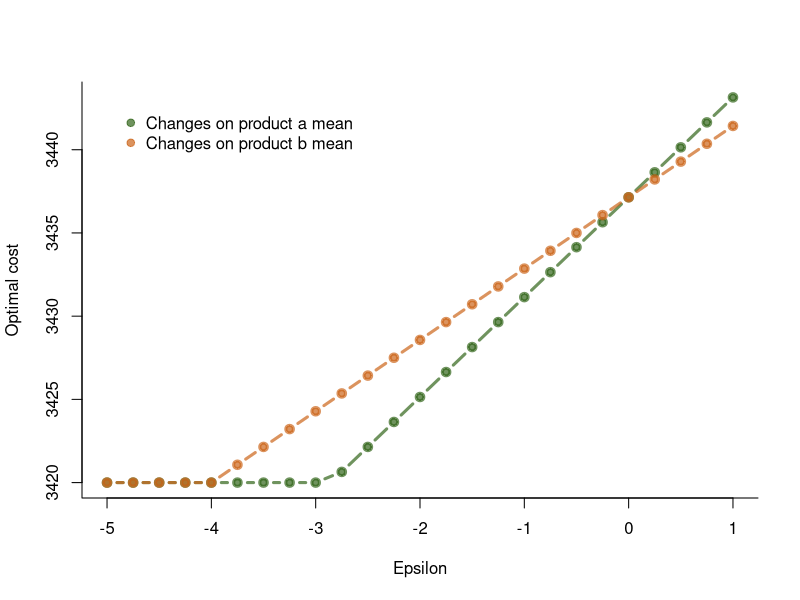
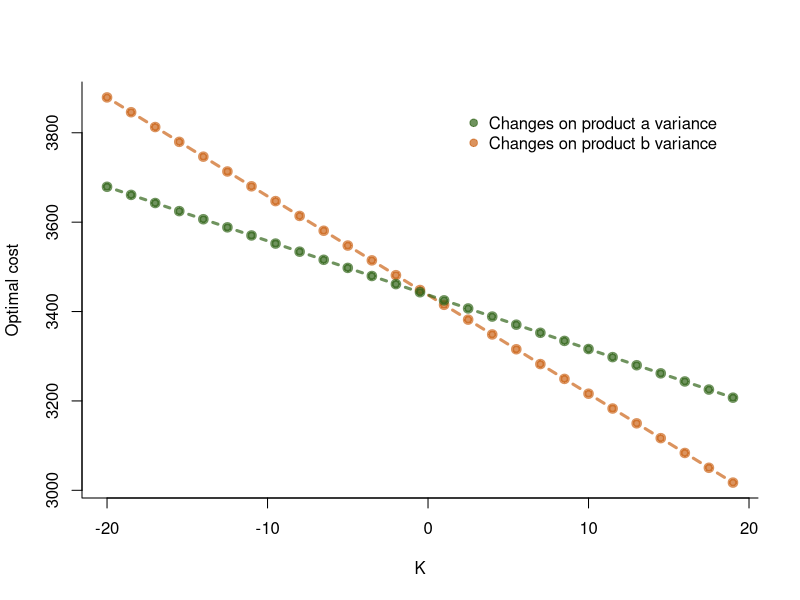
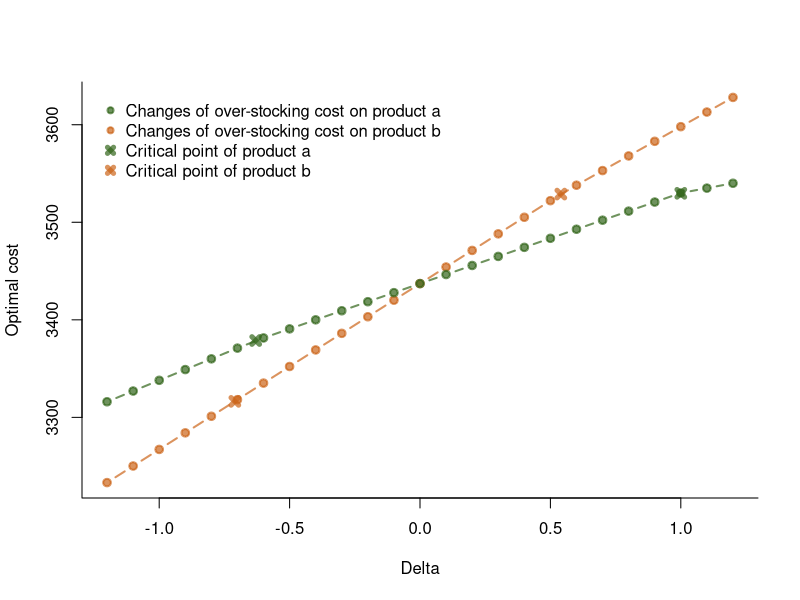

Recreate these plots in R, in order.
## ---- chunk 1
library(lpSolve)
knitr::opts_chunk$set(echo = FALSE)
## ---- chunk 2
c_1o<-5
c_2o<-7
c_1u<-6
c_2u<-6
time_a<-2200
time_b<-2500
time_c<-3500
demand_1<-c(200,220,180,190,190,210,240,250,200,190,210,240)
demand_2<-c(250,230,200,180,210,210,170,150,180,220,260,260)
objective.in<-c(rep(c_1o,12),rep(c_2o,12),rep(c_1u,12),rep(c_2u,12),0,0)
con_t1<-c(rep(0,48),4,6)
con_t2<-c(rep(0,48),7,5)
con_t3<-c(rep(0,48),8,8)
con_o1<-c(1,rep(0,47),-1,0)
con_o2<-c(0,1,rep(0,46),-1,0)
con_o3<-c(rep(0,2),1,rep(0,45),-1,0)
con_o4<-c(rep(0,3),1,rep(0,44),-1,0)
con_o5<-c(rep(0,4),1,rep(0,43),-1,0)
con_o6<-c(rep(0,5),1,rep(0,42),-1,0)
con_o7<-c(rep(0,6),1,rep(0,41),-1,0)
con_o8<-c(rep(0,7),1,rep(0,40),-1,0)
con_o9<-c(rep(0,8),1,rep(0,39),-1,0)
con_o10<-c(rep(0,9),1,rep(0,38),-1,0)
con_o11<-c(rep(0,10),1,rep(0,37),-1,0)
con_o12<-c(rep(0,11),1,rep(0,36),-1,0)
con_o13<-c(rep(0,12),1,rep(0,35),0,-1)
con_o14<-c(rep(0,13),1,rep(0,34),0,-1)
con_o15<-c(rep(0,14),1,rep(0,33),0,-1)
con_o16<-c(rep(0,15),1,rep(0,32),0,-1)
con_o17<-c(rep(0,16),1,rep(0,31),0,-1)
con_o18<-c(rep(0,17),1,rep(0,30),0,-1)
con_o19<-c(rep(0,18),1,rep(0,29),0,-1)
con_o20<-c(rep(0,19),1,rep(0,28),0,-1)
con_o21<-c(rep(0,20),1,rep(0,27),0,-1)
con_o22<-c(rep(0,21),1,rep(0,26),0,-1)
con_o23<-c(rep(0,22),1,rep(0,25),0,-1)
con_o24<-c(rep(0,23),1,rep(0,24),0,-1)
con_u1<-c(rep(0,24),1,rep(0,23),1,0)
con_u2<-c(rep(0,25),1,rep(0,22),1,0)
con_u3<-c(rep(0,26),1,rep(0,21),1,0)
con_u4<-c(rep(0,27),1,rep(0,20),1,0)
con_u5<-c(rep(0,28),1,rep(0,19),1,0)
con_u6<-c(rep(0,29),1,rep(0,18),1,0)
con_u7<-c(rep(0,30),1,rep(0,17),1,0)
con_u8<-c(rep(0,31),1,rep(0,16),1,0)
con_u9<-c(rep(0,32),1,rep(0,15),1,0)
con_u10<-c(rep(0,33),1,rep(0,14),1,0)
con_u11<-c(rep(0,34),1,rep(0,13),1,0)
con_u12<-c(rep(0,35),1,rep(0,12),1,0)
con_u13<-c(rep(0,36),1,rep(0,11),0,1)
con_u14<-c(rep(0,37),1,rep(0,10),0,1)
con_u15<-c(rep(0,38),1,rep(0,9),0,1)
con_u16<-c(rep(0,39),1,rep(0,8),0,1)
con_u17<-c(rep(0,40),1,rep(0,7),0,1)
con_u18<-c(rep(0,41),1,rep(0,6),0,1)
con_u19<-c(rep(0,42),1,rep(0,5),0,1)
con_u20<-c(rep(0,43),1,rep(0,4),0,1)
con_u21<-c(rep(0,44),1,rep(0,3),0,1)
con_u22<-c(rep(0,45),1,rep(0,2),0,1)
con_u23<-c(rep(0,46),1,0,0,1)
con_u24<-c(rep(0,47),1,0,1)
const.mat<-rbind(con_t1,con_t2,con_t3
                 ,con_o1,con_o2,con_o3,con_o4,con_o5,con_o6,con_o7,con_o8,con_o9,con_o10,con_o11,con_o12
                 ,con_o13,con_o14,con_o15,con_o16,con_o17,con_o18,con_o19,con_o20,con_o21,con_o22,con_o23,con_o24
                 ,con_u1,con_u2,con_u3,con_u4,con_u5,con_u6,con_u7,con_u8,con_u9,con_u10,con_u11,con_u12
                 ,con_u13,con_u14,con_u15,con_u16,con_u17,con_u18,con_u19,con_u20,con_u21,con_u22,con_u23,con_u24)
const.rhs<-c(time_a,time_b,time_c,-demand_1,-demand_2,demand_1,demand_2)
const.dir<-c(rep("<=",3),rep(">=",48))
optimum_original<-lp(direction="min", objective.in, const.mat,const.dir, const.rhs,compute.sens=TRUE)
## ---- chunk 3
epsilon_1<-seq(-5,1,0.25)
op_set<-c()
for (ep in epsilon_1){
  new_demand_1<-demand_1+ep
  new_const.rhs<-c(time_a,time_b,time_c,-new_demand_1,-demand_2,new_demand_1,demand_2)
  op_cost<-lp(direction="min", objective.in, const.mat,const.dir,new_const.rhs)$objval
  op_set<-c(op_set,op_cost)
}
par(bty="l")
plot(epsilon_1,op_set,xlab="Epsilon",ylab="Optimal cost",type="b", bty="l", col=rgb(0.2,0.4,0.1,0.7) , lwd=3 , pch=19)

epsilon_2<-seq(-5,1,0.25)
op_set<-c()
for (ep in epsilon_2){
  new_demand_2<-demand_2+ep
  new_const.rhs<-c(time_a,time_b,time_c,-demand_1,-new_demand_2,demand_1,new_demand_2)
  op_cost<-lp(direction="min", objective.in, const.mat,const.dir,new_const.rhs)$objval
  op_set<-c(op_set,op_cost)
}
lines(epsilon_2,op_set, col=rgb(0.8,0.4,0.1,0.7) , lwd=3 , pch=19 , type="b" )
legend("topleft", 
  legend = c("Changes on product a mean", "Changes on product b mean"), 
  col = c(rgb(0.2,0.4,0.1,0.7), 
  rgb(0.8,0.4,0.1,0.7)), 
  pch = c(19,19), 
  bty = "n", 
  pt.cex = 1, 
  cex = 1, 
  text.col = "black", 
  horiz = F , 
  inset = c(0.05, 0.05))
## ---- chunk 4
k_2<-seq(-20,20,1.5)
op_set<-c()
for (k in k_2){
  new_demand_2<-mean(demand_2)+(demand_2-mean(demand_2))*(100-k)/100
  new_const.rhs<-c(time_a,time_b,time_c,-demand_1,-new_demand_2,demand_1,new_demand_2)
  op_cost<-lp(direction="min", objective.in, const.mat,const.dir,new_const.rhs)$objval
  op_set<-c(op_set,op_cost)
}
plot(k_2,op_set,xlab="K",ylab="Optimal cost",type="b", bty="l",col=rgb(0.8,0.4,0.1,0.7), lwd=3 , pch=19)

k_1<-seq(-20,20,1.5)
op_set<-c()
for (k in k_1){
  new_demand_1<-mean(demand_1)+(demand_1-mean(demand_1))*(100-k)/100
  new_const.rhs<-c(time_a,time_b,time_c,-new_demand_1,-demand_2,new_demand_1,demand_2)
  op_cost<-lp(direction="min", objective.in, const.mat,const.dir,new_const.rhs)$objval
  op_set<-c(op_set,op_cost)
}
par(bty="l")
lines(k_1,op_set,col=rgb(0.2,0.4,0.1,0.7), lwd=3 , pch=19, type="b" )

legend("topright", 
  legend = c("Changes on product a variance", "Changes on product b variance"), 
  col = c(rgb(0.2,0.4,0.1,0.7), 
  rgb(0.8,0.4,0.1,0.7)), 
  pch = c(19,19), 
  bty = "n", 
  pt.cex = 1, 
  cex = 1, 
  text.col = "black", 
  horiz = F , 
  inset = c(0.05, 0.05))
## ---- chunk 5
delta<-seq(-1.2,1.2,0.1)

op_set<-c()
for (de in delta){
  new_c_2o<-c_2o+de
  new_objective.in<-c(rep(c_1o,12),rep(new_c_2o,12),rep(c_1u,12),rep(c_2u,12),0,0)
  op_cost<-lp(direction="min", new_objective.in, const.mat,const.dir,const.rhs)$objval
  op_set<-c(op_set,op_cost)
}
par(bty="l")
plot(delta,op_set,xlab="Delta",ylab="Optimal cost",type="b", bty="l",col=rgb(0.8,0.4,0.1,0.7) , lwd=2 , pch=19)
points(c(-0.71,0.54),c(3316.4,3528.9),col=rgb(0.8,0.4,0.1,0.7),pch=4,lwd=5)

op_set<-c()
for (de in delta){
  new_c_1o<-c_1o+de
  new_objective.in<-c(rep(new_c_1o,12),rep(c_2o,12),rep(c_1u,12),rep(c_2u,12),0,0)
  op_cost<-lp(direction="min", new_objective.in, const.mat,const.dir,const.rhs)$objval
  op_set<-c(op_set,op_cost)
}
lines(delta,op_set,col=rgb(0.2,0.4,0.1,0.7), lwd=2 , pch=19, type="b" )
points(c(-0.63,1),c(3378.8,3529.7),col=rgb(0.2,0.4,0.1,0.7),pch=4,lwd=5)

legend("topleft", 
  legend = c("Changes of over-stocking cost on product a", "Changes of over-stocking cost on product b"
             ,"Critical point of product a", "Critical point of product b"), 
  col = c(rgb(0.2,0.4,0.1,0.7)
          ,rgb(0.8,0.4,0.1,0.7)
          ,rgb(0.2,0.4,0.1,0.7)
          ,rgb(0.8,0.4,0.1,0.7)), 
  pch = c(19,19,4,4),
  bty = "n", 
  pt.cex = 0.8, 
  pt.lwd =c(2,2,5,5),
  cex = 1, 
  text.col = "black", 
  horiz = F , 
  inset = c(0.02,0.02))
